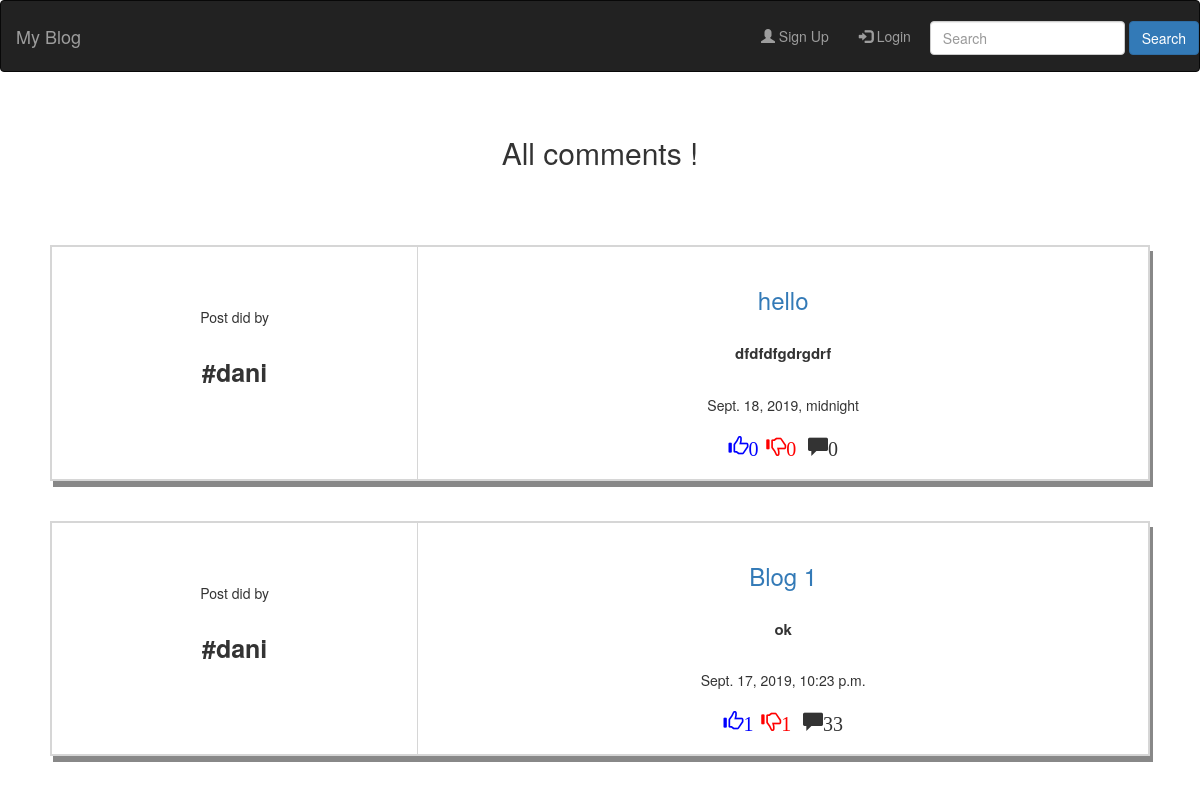
The app's page / (upper part), older data.
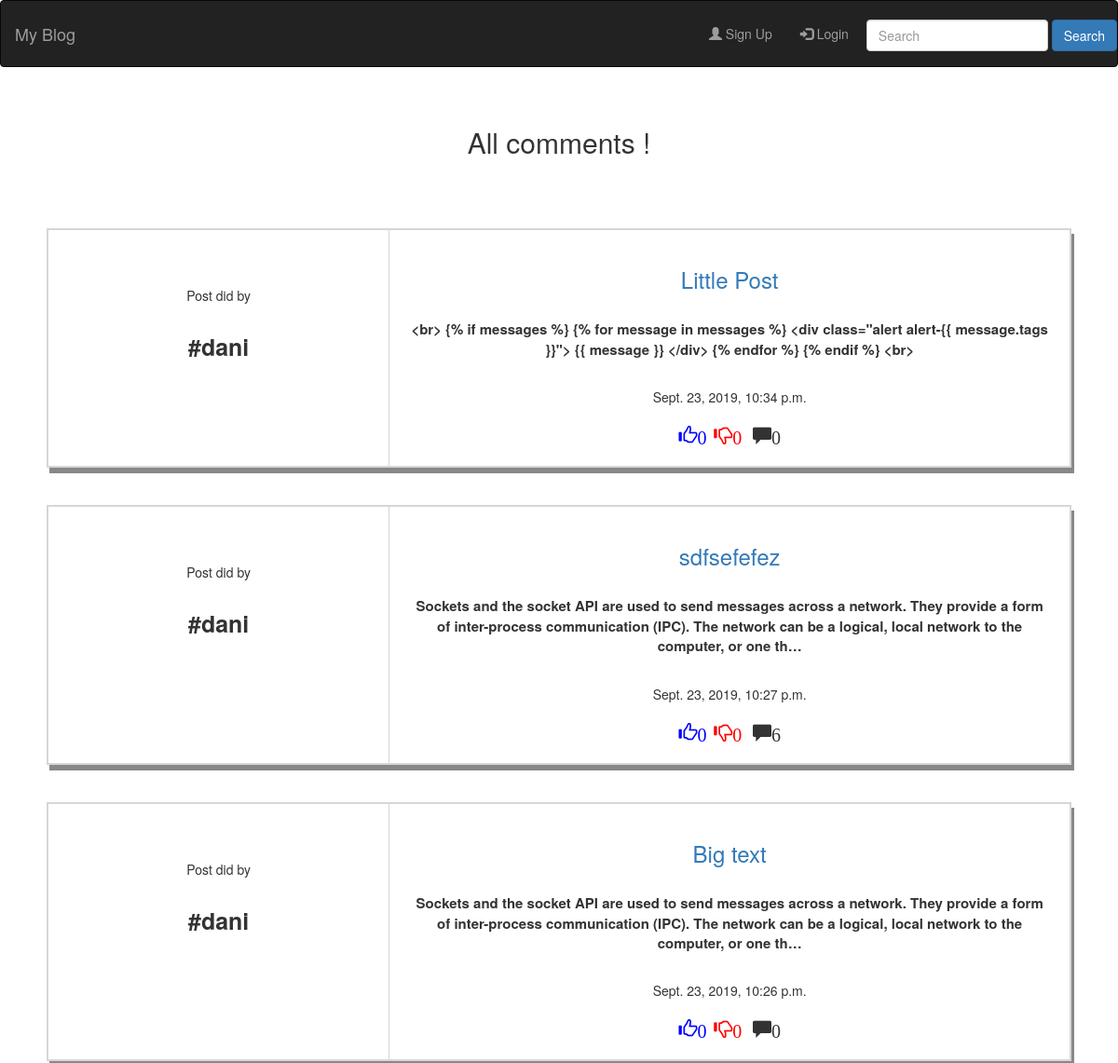
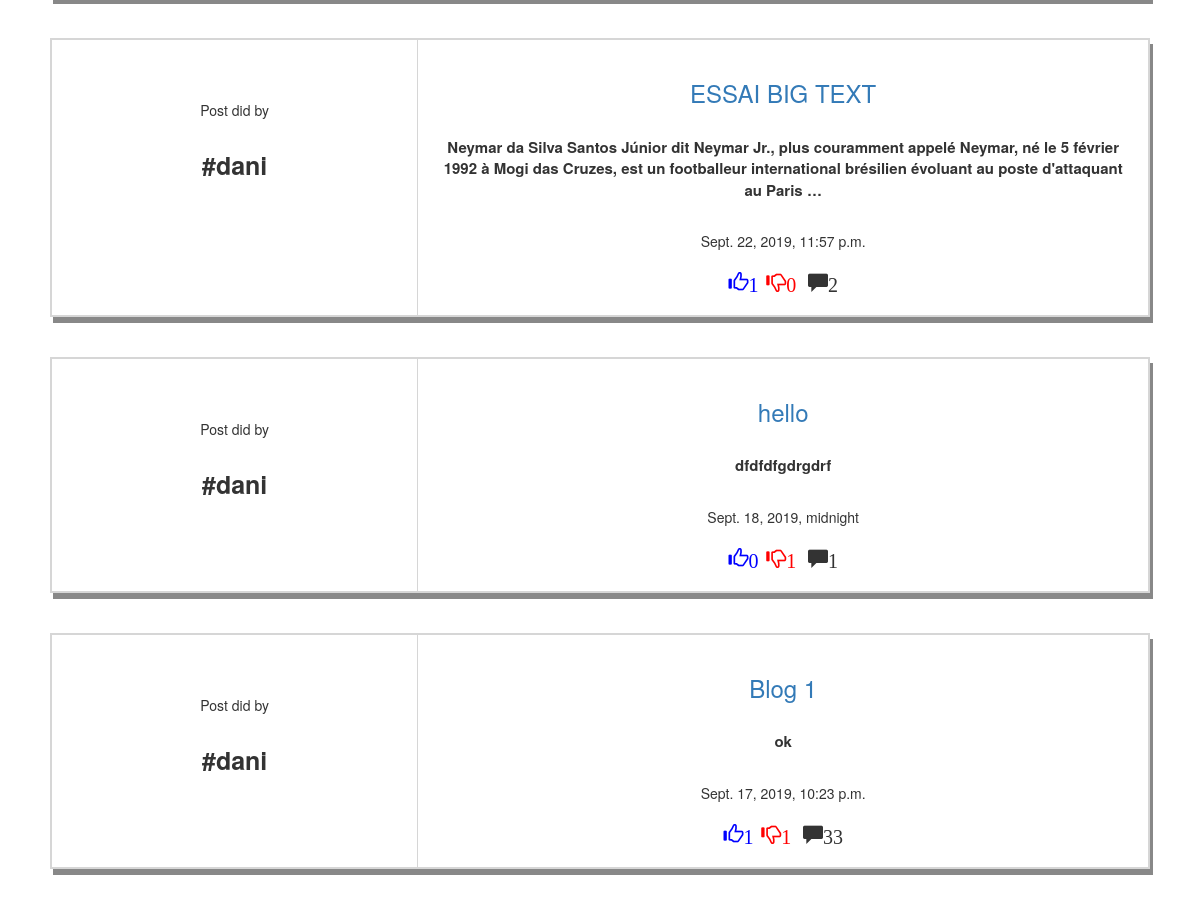
The same page, newer data (2 pictures, top to bottom).
### appone/models.py (models this page shows, shortened)
class NewPost_Likes_Dislikes(models.Model):
    title = models.CharField(max_length=255)
    text = models.CharField(max_length=255)
    author = models.CharField(max_length=100)
    likes = models.CharField(max_length=100,default=0)
    dislikes = models.CharField(max_length=100, default=0)
    date_posted = models.DateTimeField(default=timezone.now)
    number_comments = models.CharField(max_length=100,default=0)
    class Meta:
        ordering = ['-date_posted']

### appone/views.py (the view)
# urls.py: path('', PostListView.as_view(), name="home"),
class PostListView(ListView):
    model = NewPost_Likes_Dislikes
    template_name = 'appone/home.html'
    context_object_name = 'Post'

### appone/templates/appone/home.html (shortened to what this page needs)
{% extends "appone/base.html"%}
{% load crispy_forms_tags %}
{% block content %}
<br>
<div style="padding: 20px;
  text-align: center;
  color: white;
  font-size: 30px;" class="header">
  <p>All comments !</p>
</div>
    <br>
{% for Posts in Post %}
<br>
<div style="padding: 0px 50px" class="container">
  <div style="border: 2px solid #d6d6d6; box-shadow: 3px 6px #888888" class="row">
    <div style="padding-top: 60px;text-align:center; " class="col-xs-4 col-sm-4">
        Post did by
        <h1><strong style="font-size:25px">#{{ Posts.author }}</strong></h1>
    </div>
    <div  style="border-left: 1px solid #d6d6d6;padding: 20px; text-align:center;" class="col-xs-8 col-sm-8">
      <h3><a href="{% url 'postone' Posts.pk%}">{{ Posts.title }}</a></h3>
            <br>
            <p style="font-weight: bold; font-size:15px">{{ Posts.text|truncatechars:200}}</p>
            <br>
            {{ Posts.date_posted }}
            <br>
            <br>
            <span class="glyphicon glyphicon-thumbs-up" style="color:blue; font-size:20px">{{ Posts.likes }}</span>&nbsp;
            <span class="glyphicon glyphicon-thumbs-down" style="color:red; font-size:20px">{{ Posts.dislikes }}</span>
            <span class="glyphicon glyphicon-comment" style="font-size:20px">{{ Posts.number_comments }}</span>
    </div>
  </div>
</div>
<br>
{% endfor %}
{% endblock %}

### appone/templates/appone/base.html (shortened to what this page needs)
<!DOCTYPE html>
<html lang="en">
<head>
  <link rel="stylesheet" href="https://maxcdn.bootstrapcdn.com/bootstrap/3.4.0/css/bootstrap.min.css">
</head>
<body >
<nav style="padding-top:10px; padding-bottom:10px" class="navbar navbar-inverse">
  <div class="container-fluid">
    <div class="navbar-header">
      <a class="navbar-brand" href="{% url 'home' %}">My Blog</a>
    </div>
     <ul style="padding-top:10px;" class="nav navbar-nav navbar-right">
         <li>
            <form class="form-inline" action="{% url 'search' %}" method="GET">
                <input class="form-control mr-sm-2" name="q" type="text" id="query" placeholder="Search" aria-label="Search">
                <button class="btn btn-primary my-2 my-sm-0" type="submit">
                    Search
                </button>
            </form>
        </li>
     </ul>
    <ul class="nav navbar-nav navbar-right">
     {% if user.is_authenticated %}
        <li><a href="{% url 'profile' %}"><span></span>Welcome {{ user.username }}</a></li>
        <li><a href="{% url 'post' %}"><span class="glyphicon glyphicon-pencil"></span>New Post</a></li>
        <li><a href="{% url 'logout' %}"><span class="glyphicon glyphicon-off"></span> Logout</a></li> &nbsp;
      {% else %}
        <li><a href="{% url 'register' %}"><span class="glyphicon glyphicon-user"></span> Sign Up</a></li>
        <li><a href="{% url 'login' %}"><span class="glyphicon glyphicon-log-in"></span> Login</a></li> &nbsp;
      {% endif %}
    </ul>
  </div>
</nav>
{% block content %}{% endblock %}
</body>
</html>

Row changes from the older to the newer data that the page shows:
added NewPost_Likes_Dislikes: author "dani", title "Little Post", text "<br> {% if messages %} {% for message in messages %} <div class=\"alert alert-{{ message.tags }}\"> {{ message }} </div> {% endfor %} {% endif %} <br>", date_posted "Sept. 23, 2019, 10:34 p.m.", likes "0", dislikes "0", number_comments "0"
added NewPost_Likes_Dislikes: author "dani", title "sdfsefefez", text "Sockets and the socket API are used to send messages across a network. They provide a form of inter-process communication (IPC). The network can be a logical, local network to the computer, or one th…", date_posted "Sept. 23, 2019, 10:27 p.m.", likes "0", dislikes "0", number_comments "6"
added NewPost_Likes_Dislikes: author "dani", title "Big text", text "Sockets and the socket API are used to send messages across a network. They provide a form of inter-process communication (IPC). The network can be a logical, local network to the computer, or one th…", date_posted "Sept. 23, 2019, 10:26 p.m.", likes "0", dislikes "0", number_comments "0"
added NewPost_Likes_Dislikes: author "dani", title "ESSAI BIG TEXT", text "Neymar da Silva Santos Júnior dit Neymar Jr., plus couramment appelé Neymar, né le 5 février 1992 à Mogi das Cruzes, est un footballeur international brésilien évoluant au poste d'attaquant au Paris …", date_posted "Sept. 22, 2019, 11:57 p.m.", likes "1", dislikes "0", number_comments "2"
changed NewPost_Likes_Dislikes "hello": dislikes "0" → "1"; number_comments "0" → "1"
